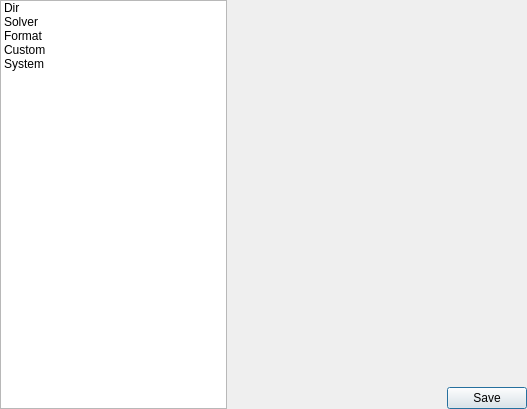
<?xml version="1.0" encoding="UTF-8"?>
<ui version="4.0">
 <class>ApplicationPropertyDialog</class>
 <widget class="QDialog" name="ApplicationPropertyDialog">
  <property name="geometry">
   <rect>
    <x>0</x>
    <y>0</y>
    <width>527</width>
    <height>409</height>
   </rect>
  </property>
  <property name="maximumSize">
   <size>
    <width>600</width>
    <height>16777215</height>
   </size>
  </property>
  <property name="windowTitle">
   <string>Application Setting</string>
  </property>
  <layout class="QHBoxLayout" name="horizontalLayout_2">
   <property name="spacing">
    <number>0</number>
   </property>
   <property name="margin">
    <number>0</number>
   </property>
   <item>
    <widget class="QListWidget" name="selectListWidget">
     <item>
      <property name="text">
       <string>Dir</string>
      </property>
     </item>
     <item>
      <property name="text">
       <string>Solver</string>
      </property>
     </item>
     <item>
      <property name="text">
       <string>Format</string>
      </property>
     </item>
     <item>
      <property name="text">
       <string>Custom</string>
      </property>
     </item>
     <item>
      <property name="text">
       <string>System</string>
      </property>
     </item>
    </widget>
   </item>
   <item>
    <layout class="QVBoxLayout" name="verticalLayout">
     <item>
      <layout class="QHBoxLayout" name="horizontalLayout">
       <item>
        <widget class="QGroupBox" name="showGroupBox">
         <property name="minimumSize">
          <size>
           <width>300</width>
           <height>350</height>
          </size>
         </property>
         <property name="styleSheet">
          <string notr="true">QGroupBox{
	border:none;
}
</string>
         </property>
         <property name="title">
          <string/>
         </property>
        </widget>
       </item>
      </layout>
     </item>
     <item>
      <spacer name="verticalSpacer">
       <property name="orientation">
        <enum>Qt::Vertical</enum>
       </property>
       <property name="sizeHint" stdset="0">
        <size>
         <width>20</width>
         <height>40</height>
        </size>
       </property>
      </spacer>
     </item>
     <item>
      <layout class="QHBoxLayout" name="horizontalLayout_3">
       <item>
        <spacer name="horizontalSpacer">
         <property name="orientation">
          <enum>Qt::Horizontal</enum>
         </property>
         <property name="sizeHint" stdset="0">
          <size>
           <width>40</width>
           <height>20</height>
          </size>
         </property>
        </spacer>
       </item>
       <item>
        <widget class="QPushButton" name="savePushButton">
         <property name="text">
          <string>Save</string>
         </property>
        </widget>
       </item>
      </layout>
     </item>
    </layout>
   </item>
  </layout>
 </widget>
 <layoutdefault spacing="6" margin="11"/>
 <resources/>
 <connections/>
</ui>
